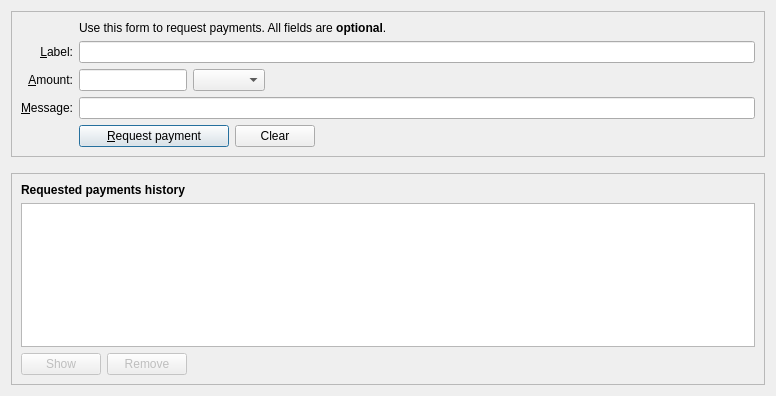
<?xml version="1.0" encoding="UTF-8"?>
<ui version="4.0">
 <class>ReceiveCoinsDialog</class>
 <widget class="QDialog" name="ReceiveCoinsDialog">
  <property name="geometry">
   <rect>
    <x>0</x>
    <y>0</y>
    <width>776</width>
    <height>396</height>
   </rect>
  </property>
  <layout class="QVBoxLayout" name="verticalLayout" stretch="0,0,1">
   <item>
    <widget class="QFrame" name="frame2">
     <property name="sizePolicy">
      <sizepolicy hsizetype="Preferred" vsizetype="Expanding">
       <horstretch>0</horstretch>
       <verstretch>0</verstretch>
      </sizepolicy>
     </property>
     <property name="frameShape">
      <enum>QFrame::StyledPanel</enum>
     </property>
     <property name="frameShadow">
      <enum>QFrame::Sunken</enum>
     </property>
     <layout class="QVBoxLayout" name="verticalLayout_3">
      <item>
       <layout class="QGridLayout" name="gridLayout">
        <item row="5" column="0">
         <widget class="QLabel" name="label">
          <property name="toolTip">
           <string>An optional amount to request. Leave this empty or zero to not request a specific amount.</string>
          </property>
          <property name="text">
           <string>&amp;Amount:</string>
          </property>
          <property name="alignment">
           <set>Qt::AlignRight|Qt::AlignTrailing|Qt::AlignVCenter</set>
          </property>
          <property name="buddy">
           <cstring>reqAmount</cstring>
          </property>
         </widget>
        </item>
        <item row="6" column="0">
         <widget class="QLabel" name="label_3">
          <property name="toolTip">
           <string>An optional message to attach to the payment request, which will be displayed when the request is opened. Note: The message will not be sent with the payment over the Federation Coin network.</string>
          </property>
          <property name="text">
           <string>&amp;Message:</string>
          </property>
          <property name="alignment">
           <set>Qt::AlignRight|Qt::AlignTrailing|Qt::AlignVCenter</set>
          </property>
          <property name="buddy">
           <cstring>reqMessage</cstring>
          </property>
         </widget>
        </item>
        <item row="4" column="2">
         <widget class="QLineEdit" name="reqLabel">
          <property name="toolTip">
           <string>An optional label to associate with the new receiving address (used by you to identify an invoice).  It is also attached to the payment request.</string>
          </property>
         </widget>
        </item>
        <item row="2" column="2">
         <widget class="QLabel" name="label_5">
          <property name="text">
           <string>Use this form to request payments. All fields are &lt;b&gt;optional&lt;/b&gt;.</string>
          </property>
         </widget>
        </item>
        <item row="4" column="0">
         <widget class="QLabel" name="label_2">
          <property name="toolTip">
           <string>An optional label to associate with the new receiving address.</string>
          </property>
          <property name="text">
           <string>&amp;Label:</string>
          </property>
          <property name="alignment">
           <set>Qt::AlignRight|Qt::AlignTrailing|Qt::AlignVCenter</set>
          </property>
          <property name="buddy">
           <cstring>reqLabel</cstring>
          </property>
         </widget>
        </item>
        <item row="6" column="2">
         <widget class="QLineEdit" name="reqMessage">
          <property name="toolTip">
           <string>An optional message that is attached to the payment request and may be displayed to the sender.</string>
          </property>
         </widget>
        </item>
        <item row="7" column="2">
         <layout class="QHBoxLayout" name="horizontalLayout">
          <item>
           <widget class="QPushButton" name="receiveButton">
            <property name="minimumSize">
             <size>
              <width>150</width>
              <height>0</height>
             </size>
            </property>
            <property name="text">
             <string>&amp;Request payment</string>
            </property>
            <property name="icon">
             <iconset resource="../bitcoin.qrc">
              <normaloff>:/icons/receiving_addresses</normaloff>:/icons/receiving_addresses</iconset>
            </property>
            <property name="autoDefault">
             <bool>false</bool>
            </property>
            <property name="default">
             <bool>true</bool>
            </property>
           </widget>
          </item>
          <item>
           <widget class="QPushButton" name="clearButton">
            <property name="sizePolicy">
             <sizepolicy hsizetype="Minimum" vsizetype="Fixed">
              <horstretch>0</horstretch>
              <verstretch>0</verstretch>
             </sizepolicy>
            </property>
            <property name="toolTip">
             <string>Clear all fields of the form.</string>
            </property>
            <property name="text">
             <string>Clear</string>
            </property>
            <property name="icon">
             <iconset resource="../bitcoin.qrc">
              <normaloff>:/icons/remove</normaloff>:/icons/remove</iconset>
            </property>
            <property name="autoDefault">
             <bool>false</bool>
            </property>
           </widget>
          </item>
          <item>
           <spacer name="horizontalSpacer">
            <property name="orientation">
             <enum>Qt::Horizontal</enum>
            </property>
            <property name="sizeHint" stdset="0">
             <size>
              <width>40</width>
              <height>20</height>
             </size>
            </property>
           </spacer>
          </item>
         </layout>
        </item>
        <item row="7" column="0">
         <widget class="QLabel" name="label_7">
          <property name="text">
           <string/>
          </property>
         </widget>
        </item>
        <item row="5" column="2">
         <layout class="QHBoxLayout" name="horizontalLayout_6">
          <item>
           <widget class="BitcoinAmountField" name="reqAmount">
            <property name="sizePolicy">
             <sizepolicy hsizetype="Fixed" vsizetype="Fixed">
              <horstretch>0</horstretch>
              <verstretch>0</verstretch>
             </sizepolicy>
            </property>
            <property name="minimumSize">
             <size>
              <width>80</width>
              <height>0</height>
             </size>
            </property>
            <property name="maximumSize">
             <size>
              <width>1000</width>
              <height>100</height>
             </size>
            </property>
            <property name="toolTip">
             <string>An optional amount to request. Leave this empty or zero to not request a specific amount.</string>
            </property>
           </widget>
          </item>
          <item>
           <widget class="QComboBox" name="addressType">
            <property name="sizePolicy">
             <sizepolicy hsizetype="Fixed" vsizetype="Fixed">
              <horstretch>0</horstretch>
              <verstretch>0</verstretch>
             </sizepolicy>
            </property>
            <property name="maximumSize">
             <size>
              <width>1000</width>
              <height>16777215</height>
             </size>
            </property>
            <property name="focusPolicy">
             <enum>Qt::StrongFocus</enum>
            </property>
           </widget>
          </item>
          <item>
           <spacer name="horizontalSpacer_3">
            <property name="orientation">
             <enum>Qt::Horizontal</enum>
            </property>
            <property name="sizeHint" stdset="0">
             <size>
              <width>0</width>
              <height>0</height>
             </size>
            </property>
           </spacer>
          </item>
         </layout>
        </item>
       </layout>
      </item>
     </layout>
    </widget>
   </item>
   <item>
    <spacer name="verticalSpacer_2">
     <property name="orientation">
      <enum>Qt::Vertical</enum>
     </property>
     <property name="sizeHint" stdset="0">
      <size>
       <width>20</width>
       <height>10</height>
      </size>
     </property>
    </spacer>
   </item>
   <item>
    <widget class="QFrame" name="frame">
     <property name="sizePolicy">
      <sizepolicy hsizetype="Preferred" vsizetype="Expanding">
       <horstretch>0</horstretch>
       <verstretch>0</verstretch>
      </sizepolicy>
     </property>
     <property name="frameShape">
      <enum>QFrame::StyledPanel</enum>
     </property>
     <property name="frameShadow">
      <enum>QFrame::Raised</enum>
     </property>
     <layout class="QVBoxLayout" name="verticalLayout_2">
      <item>
       <widget class="QLabel" name="label_6">
        <property name="font">
         <font>
          <weight>75</weight>
          <bold>true</bold>
         </font>
        </property>
        <property name="text">
         <string>Requested payments history</string>
        </property>
       </widget>
      </item>
      <item>
       <widget class="QTableView" name="recentRequestsView">
        <property name="contextMenuPolicy">
         <enum>Qt::CustomContextMenu</enum>
        </property>
        <property name="tabKeyNavigation">
         <bool>false</bool>
        </property>
        <property name="sortingEnabled">
         <bool>true</bool>
        </property>
       </widget>
      </item>
      <item>
       <layout class="QHBoxLayout" name="horizontalLayout_2">
        <item>
         <widget class="QPushButton" name="showRequestButton">
          <property name="enabled">
           <bool>false</bool>
          </property>
          <property name="toolTip">
           <string>Show the selected request (does the same as double clicking an entry)</string>
          </property>
          <property name="text">
           <string>Show</string>
          </property>
          <property name="icon">
           <iconset resource="../bitcoin.qrc">
            <normaloff>:/icons/eye</normaloff>:/icons/eye</iconset>
          </property>
          <property name="autoDefault">
           <bool>false</bool>
          </property>
         </widget>
        </item>
        <item>
         <widget class="QPushButton" name="removeRequestButton">
          <property name="enabled">
           <bool>false</bool>
          </property>
          <property name="toolTip">
           <string>Remove the selected entries from the list</string>
          </property>
          <property name="text">
           <string>Remove</string>
          </property>
          <property name="icon">
           <iconset resource="../bitcoin.qrc">
            <normaloff>:/icons/remove</normaloff>:/icons/remove</iconset>
          </property>
          <property name="autoDefault">
           <bool>false</bool>
          </property>
         </widget>
        </item>
        <item>
         <spacer name="horizontalSpacer_2">
          <property name="orientation">
           <enum>Qt::Horizontal</enum>
          </property>
          <property name="sizeHint" stdset="0">
           <size>
            <width>40</width>
            <height>20</height>
           </size>
          </property>
         </spacer>
        </item>
       </layout>
      </item>
     </layout>
    </widget>
   </item>
  </layout>
 </widget>
 <customwidgets>
  <customwidget>
   <class>BitcoinAmountField</class>
   <extends>QLineEdit</extends>
   <header>qt/bitcoinamountfield.h</header>
   <container>1</container>
  </customwidget>
 </customwidgets>
 <tabstops>
  <tabstop>reqLabel</tabstop>
  <tabstop>reqAmount</tabstop>
  <tabstop>addressType</tabstop>
  <tabstop>reqMessage</tabstop>
  <tabstop>receiveButton</tabstop>
  <tabstop>clearButton</tabstop>
  <tabstop>recentRequestsView</tabstop>
  <tabstop>showRequestButton</tabstop>
  <tabstop>removeRequestButton</tabstop>
 </tabstops>
 <resources>
  <include location="../bitcoin.qrc"/>
 </resources>
 <connections/>
</ui>
